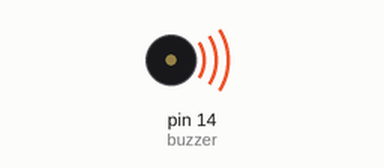
Bench run of a program on a simulated MicroPython board. Parts: buzzer (waves = sounding, pin HIGH).

Above: at 0.5 s.
Timing chart, 0 to 4.6 s (numbered marks = the images above):
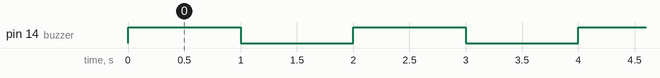

Measured:
- by itself, pin 14 (buzzer): alternates HIGH for 1.0 s and LOW for 1.0 s

The program:

PruebaBuzzer.py
```python
import utime

from machine import Pin

buzzer = Pin(14, Pin.OUT)

while True:

  buzzer.high() #Enciende el buzzer

  utime.sleep(1) # el tiempo en que se mantiene encendido

  buzzer.low() #Se apaga

  utime.sleep(1) #Tiempo en que se mantiene apagado
```
